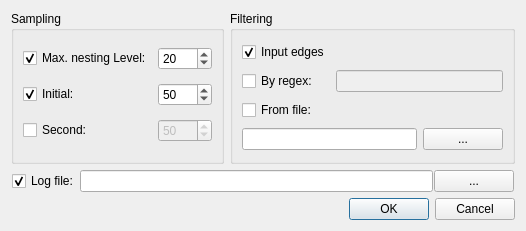
<?xml version="1.0" encoding="UTF-8"?>
<ui version="4.0">
 <class>LoopBreakerDialog</class>
 <widget class="QDialog" name="LoopBreakerDialog">
  <property name="geometry">
   <rect>
    <x>0</x>
    <y>0</y>
    <width>526</width>
    <height>231</height>
   </rect>
  </property>
  <property name="minimumSize">
   <size>
    <width>525</width>
    <height>231</height>
   </size>
  </property>
  <property name="maximumSize">
   <size>
    <width>16777215</width>
    <height>231</height>
   </size>
  </property>
  <property name="windowTitle">
   <string>Loop Break</string>
  </property>
  <layout class="QVBoxLayout" name="verticalLayout">
   <item>
    <layout class="QHBoxLayout" name="horizontalLayout_2">
     <item>
      <widget class="QGroupBox" name="groupBox">
       <property name="title">
        <string>Sampling</string>
       </property>
       <layout class="QGridLayout" name="gridLayout_2">
        <item row="2" column="1">
         <widget class="QSpinBox" name="spinBox_3">
          <property name="enabled">
           <bool>false</bool>
          </property>
          <property name="minimum">
           <number>1</number>
          </property>
          <property name="maximum">
           <number>9000</number>
          </property>
          <property name="singleStep">
           <number>1</number>
          </property>
          <property name="value">
           <number>50</number>
          </property>
         </widget>
        </item>
        <item row="0" column="0">
         <widget class="QCheckBox" name="checkBox_4">
          <property name="text">
           <string>Max. nesting Level:</string>
          </property>
          <property name="checked">
           <bool>true</bool>
          </property>
         </widget>
        </item>
        <item row="2" column="0">
         <widget class="QCheckBox" name="checkBox_2">
          <property name="text">
           <string>Second:</string>
          </property>
         </widget>
        </item>
        <item row="1" column="0">
         <widget class="QCheckBox" name="checkBox">
          <property name="text">
           <string>Initial:</string>
          </property>
          <property name="checked">
           <bool>true</bool>
          </property>
         </widget>
        </item>
        <item row="1" column="1">
         <widget class="QSpinBox" name="spinBox_2">
          <property name="minimum">
           <number>1</number>
          </property>
          <property name="maximum">
           <number>9000</number>
          </property>
          <property name="value">
           <number>50</number>
          </property>
         </widget>
        </item>
        <item row="0" column="1">
         <widget class="QSpinBox" name="spinBox">
          <property name="minimum">
           <number>1</number>
          </property>
          <property name="maximum">
           <number>9000</number>
          </property>
          <property name="value">
           <number>20</number>
          </property>
         </widget>
        </item>
       </layout>
      </widget>
     </item>
     <item>
      <widget class="QGroupBox" name="groupBox_2">
       <property name="title">
        <string>Filtering</string>
       </property>
       <layout class="QGridLayout" name="gridLayout_3">
        <item row="1" column="0">
         <widget class="QCheckBox" name="checkBox_5">
          <property name="text">
           <string>By regex:</string>
          </property>
         </widget>
        </item>
        <item row="2" column="0">
         <widget class="QCheckBox" name="checkBox_7">
          <property name="text">
           <string>From file:</string>
          </property>
         </widget>
        </item>
        <item row="1" column="1">
         <widget class="QLineEdit" name="lineEdit_2">
          <property name="enabled">
           <bool>false</bool>
          </property>
         </widget>
        </item>
        <item row="0" column="0">
         <widget class="QCheckBox" name="checkBox_6">
          <property name="text">
           <string>Input edges</string>
          </property>
          <property name="checked">
           <bool>true</bool>
          </property>
         </widget>
        </item>
        <item row="4" column="0" colspan="2">
         <layout class="QHBoxLayout" name="horizontalLayout_3">
          <item>
           <widget class="QLineEdit" name="lineEdit_3"/>
          </item>
          <item>
           <widget class="QPushButton" name="pushButton_2">
            <property name="text">
             <string>...</string>
            </property>
           </widget>
          </item>
         </layout>
        </item>
       </layout>
      </widget>
     </item>
    </layout>
   </item>
   <item>
    <layout class="QHBoxLayout" name="horizontalLayout" stretch="0,2,0">
     <property name="spacing">
      <number>1</number>
     </property>
     <property name="sizeConstraint">
      <enum>QLayout::SetDefaultConstraint</enum>
     </property>
     <property name="leftMargin">
      <number>1</number>
     </property>
     <property name="rightMargin">
      <number>1</number>
     </property>
     <item>
      <widget class="QCheckBox" name="checkBox_3">
       <property name="text">
        <string>Log file:</string>
       </property>
       <property name="checked">
        <bool>true</bool>
       </property>
      </widget>
     </item>
     <item>
      <widget class="QLineEdit" name="lineEdit"/>
     </item>
     <item>
      <widget class="QPushButton" name="pushButton">
       <property name="minimumSize">
        <size>
         <width>0</width>
         <height>0</height>
        </size>
       </property>
       <property name="text">
        <string>...</string>
       </property>
       <property name="autoDefault">
        <bool>true</bool>
       </property>
      </widget>
     </item>
    </layout>
   </item>
   <item>
    <widget class="QDialogButtonBox" name="buttonBox">
     <property name="orientation">
      <enum>Qt::Horizontal</enum>
     </property>
     <property name="standardButtons">
      <set>QDialogButtonBox::Cancel|QDialogButtonBox::Ok</set>
     </property>
    </widget>
   </item>
  </layout>
 </widget>
 <resources/>
 <connections>
  <connection>
   <sender>buttonBox</sender>
   <signal>accepted()</signal>
   <receiver>LoopBreakerDialog</receiver>
   <slot>accept()</slot>
   <hints>
    <hint type="sourcelabel">
     <x>174</x>
     <y>197</y>
    </hint>
    <hint type="destinationlabel">
     <x>157</x>
     <y>173</y>
    </hint>
   </hints>
  </connection>
  <connection>
   <sender>buttonBox</sender>
   <signal>rejected()</signal>
   <receiver>LoopBreakerDialog</receiver>
   <slot>reject()</slot>
   <hints>
    <hint type="sourcelabel">
     <x>174</x>
     <y>197</y>
    </hint>
    <hint type="destinationlabel">
     <x>286</x>
     <y>173</y>
    </hint>
   </hints>
  </connection>
  <connection>
   <sender>checkBox</sender>
   <signal>clicked(bool)</signal>
   <receiver>spinBox_2</receiver>
   <slot>setEnabled(bool)</slot>
   <hints>
    <hint type="sourcelabel">
     <x>43</x>
     <y>84</y>
    </hint>
    <hint type="destinationlabel">
     <x>207</x>
     <y>82</y>
    </hint>
   </hints>
  </connection>
  <connection>
   <sender>checkBox_2</sender>
   <signal>clicked(bool)</signal>
   <receiver>spinBox_3</receiver>
   <slot>setEnabled(bool)</slot>
   <hints>
    <hint type="sourcelabel">
     <x>66</x>
     <y>119</y>
    </hint>
    <hint type="destinationlabel">
     <x>178</x>
     <y>120</y>
    </hint>
   </hints>
  </connection>
  <connection>
   <sender>checkBox_4</sender>
   <signal>clicked(bool)</signal>
   <receiver>spinBox</receiver>
   <slot>setEnabled(bool)</slot>
   <hints>
    <hint type="sourcelabel">
     <x>78</x>
     <y>52</y>
    </hint>
    <hint type="destinationlabel">
     <x>193</x>
     <y>53</y>
    </hint>
   </hints>
  </connection>
  <connection>
   <sender>checkBox_5</sender>
   <signal>clicked(bool)</signal>
   <receiver>lineEdit_2</receiver>
   <slot>setEnabled(bool)</slot>
   <hints>
    <hint type="sourcelabel">
     <x>305</x>
     <y>106</y>
    </hint>
    <hint type="destinationlabel">
     <x>400</x>
     <y>105</y>
    </hint>
   </hints>
  </connection>
  <connection>
   <sender>checkBox_3</sender>
   <signal>clicked(bool)</signal>
   <receiver>lineEdit</receiver>
   <slot>setEnabled(bool)</slot>
   <hints>
    <hint type="sourcelabel">
     <x>36</x>
     <y>165</y>
    </hint>
    <hint type="destinationlabel">
     <x>141</x>
     <y>166</y>
    </hint>
   </hints>
  </connection>
  <connection>
   <sender>checkBox_3</sender>
   <signal>clicked(bool)</signal>
   <receiver>pushButton</receiver>
   <slot>setEnabled(bool)</slot>
   <hints>
    <hint type="sourcelabel">
     <x>58</x>
     <y>165</y>
    </hint>
    <hint type="destinationlabel">
     <x>461</x>
     <y>166</y>
    </hint>
   </hints>
  </connection>
 </connections>
</ui>
